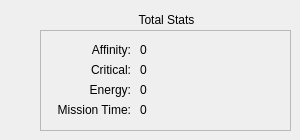
     <widget class="QWidget" name="tab_8">
      <attribute name="title">
       <string>Stats</string>
      </attribute>
      <widget class="QFrame" name="frame_5">
       <property name="geometry">
        <rect>
         <x>40</x>
         <y>30</y>
         <width>251</width>
         <height>101</height>
        </rect>
       </property>
       <property name="frameShape">
        <enum>QFrame::StyledPanel</enum>
       </property>
       <property name="frameShadow">
        <enum>QFrame::Raised</enum>
       </property>
       <widget class="QLabel" name="label_25">
        <property name="geometry">
         <rect>
          <x>10</x>
          <y>10</y>
          <width>81</width>
          <height>20</height>
         </rect>
        </property>
        <property name="text">
         <string>Affinity:</string>
        </property>
        <property name="alignment">
         <set>Qt::AlignRight|Qt::AlignTrailing|Qt::AlignVCenter</set>
        </property>
       </widget>
       <widget class="QLabel" name="label_26">
        <property name="geometry">
         <rect>
          <x>10</x>
          <y>30</y>
          <width>81</width>
          <height>20</height>
         </rect>
        </property>
        <property name="text">
         <string>Critical:</string>
        </property>
        <property name="alignment">
         <set>Qt::AlignRight|Qt::AlignTrailing|Qt::AlignVCenter</set>
        </property>
       </widget>
       <widget class="QLabel" name="label_27">
        <property name="geometry">
         <rect>
          <x>10</x>
          <y>50</y>
          <width>81</width>
          <height>20</height>
         </rect>
        </property>
        <property name="text">
         <string>Energy:</string>
        </property>
        <property name="alignment">
         <set>Qt::AlignRight|Qt::AlignTrailing|Qt::AlignVCenter</set>
        </property>
       </widget>
       <widget class="QLabel" name="affinity_count_label">
        <property name="geometry">
         <rect>
          <x>100</x>
          <y>10</y>
          <width>61</width>
          <height>20</height>
         </rect>
        </property>
        <property name="text">
         <string>0</string>
        </property>
       </widget>
       <widget class="QLabel" name="critical_count_label">
        <property name="geometry">
         <rect>
          <x>100</x>
          <y>30</y>
          <width>61</width>
          <height>20</height>
         </rect>
        </property>
        <property name="text">
         <string>0</string>
        </property>
       </widget>
       <widget class="QLabel" name="energy_count_label">
        <property name="geometry">
         <rect>
          <x>100</x>
          <y>50</y>
          <width>61</width>
          <height>20</height>
         </rect>
        </property>
        <property name="text">
         <string>0</string>
        </property>
       </widget>
       <widget class="QLabel" name="total_mission_time_label">
        <property name="geometry">
         <rect>
          <x>100</x>
          <y>70</y>
          <width>61</width>
          <height>20</height>
         </rect>
        </property>
        <property name="text">
         <string>0</string>
        </property>
       </widget>
       <widget class="QLabel" name="label_29">
        <property name="geometry">
         <rect>
          <x>10</x>
          <y>70</y>
          <width>81</width>
          <height>20</height>
         </rect>
        </property>
        <property name="text">
         <string>Mission Time:</string>
        </property>
        <property name="alignment">
         <set>Qt::AlignRight|Qt::AlignTrailing|Qt::AlignVCenter</set>
        </property>
       </widget>
      </widget>
      <widget class="QLabel" name="label_28">
       <property name="geometry">
        <rect>
         <x>76</x>
         <y>9</y>
         <width>181</width>
         <height>21</height>
        </rect>
       </property>
       <property name="text">
        <string>Total Stats</string>
       </property>
       <property name="alignment">
        <set>Qt::AlignCenter</set>
       </property>
      </widget>
     </widget>
